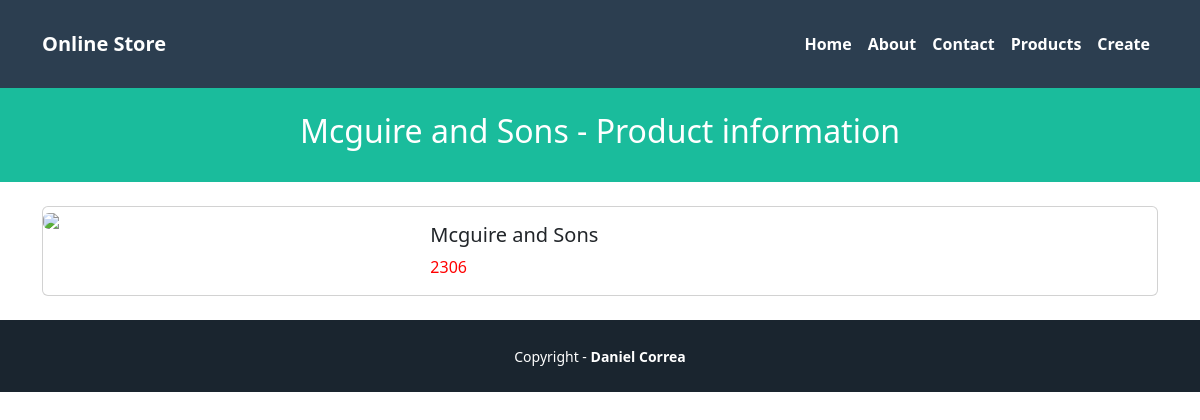
/products/1, run on an earlier commit of the app's database.
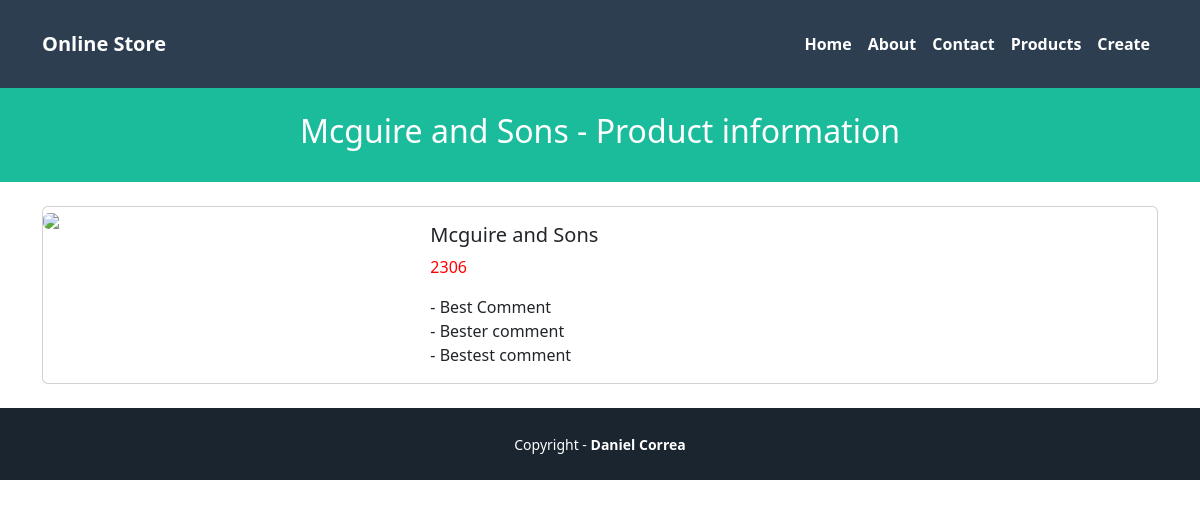
And on a later commit of the database.
### pages/models.py (models this page shows)
class Product(models.Model):
    name = models.CharField(max_length=255)
    price = models.IntegerField()
    created_at = models.DateTimeField(auto_now_add=True)
    updated_at = models.DateTimeField(auto_now=True)

class Comment(models.Model):
    product = models.ForeignKey(Product, on_delete=models.CASCADE)
    description = models.TextField()

### pages/views.py (the view)
# urls.py: path("products/<str:id>", ProductShowView.as_view(), name="show"),
class ProductShowView(View):
    template_name = "products/show.html"
    def get(self, request, id):
        try:
            product_id = int(id)
            if product_id < 1:
                raise ValueError("Product id must be 1 or greater")
            product = get_object_or_404(Product, pk=product_id)
        except (ValueError, IndexError):
            return HttpResponseRedirect(reverse("home"))
        viewData = {}
        product = get_object_or_404(Product, pk=product_id)
        viewData["title"] = product.name + " - Online Store"
        viewData["subtitle"] = product.name + " - Product information"
        viewData["product"] = product
        return render(request, self.template_name, viewData)

### pages/templates/products/show.html (shortened to what this page needs)
{% extends 'base.html' %}
{% block header_title %} {{subtitle}} {% endblock %}
{% block content %}
<div class="card mb-3">
    <div class="row g-0">
        <div class="col-md-4">
            <img src="https://static.djangoproject.com/img/logos/django-logo-positive.svg"
                class="img-fluid rounded-start">
        </div>
        <div class="col-md-8">
            <div class="card-body">
                <h5 class="card-title">
                    {{product.name}}
                </h5>
                {% if product.price > 2000 %}
                <p class="card-text" style="color: red;">{{product.price}}</p>
                {% else %}
                <p class="card-text">{{product.price}}</p>
                {% endif %}
                {% for comment in product.comment_set.all %}
                - {{ comment.description }}<br />
                {% endfor %}
            </div>
        </div>
    </div>
</div>
{% endblock %}

### pages/templates/base.html (shortened to what this page needs)
{% load static %}
<!doctype html>
<html lang="en">
<head>
    <link href="https://cdn.jsdelivr.net/npm/bootstrap@5.3.0-alpha1/dist/css/bootstrap.min.css" rel="stylesheet"
 />
    <link href="{% static 'app.css' %}" rel="stylesheet" />
</head>
<body>
    <nav class="navbar navbar-expand-lg navbar-dark bg-secondary py-4">
        <div class="container">
            <a class="navbar-brand" href="{% url 'home' %}">Online Store</a>
            <div class="collapse navbar-collapse" id="navbarNavAltMarkup">
                <div class="navbar-nav ms-auto">
                    <a class="nav-link active" href="{% url 'home' %}">Home</a>
                    <a class="nav-link active" href="{% url 'about' %}">About</a>
                    <a class="nav-link active" href="{% url 'contact' %}">Contact</a>
                    <a class="nav-link active" href="{% url 'index' %}">Products</a>
                    <a class="nav-link active" href="{% url 'form' %}">Create</a>
                </div>
            </div>
        </div>
    </nav>
    <header class="masthead bg-primary text-white text-center py-4">
        <div class="container d-flex align-items-center flex-column">
            <h2>{% block header_title %}A Django EAFIT App{% endblock %}</h2>
        </div>
    </header>
    <div class="container my-4">
        {% block content %}
        {% endblock %}
    </div>
    {% block footer %}
    <div class="copyright py-4 text-center text-white">
        <div class="container">
            <small>
                Copyright - <a class="text-reset fw-bold text-decoration-none" target="_blank"
                    href="https://twitter.com/danielgarax">
                    Daniel Correa
                </a>
            </small>
        </div>
    </div>
    {% endblock %}
</body>
</html>

### pages/static/app.css (style rules this page uses)
.bg-secondary { background-color: #2c3e50 !important; }
.copyright { background-color: #1a252f; }
.bg-primary { background-color: #1abc9c !important; }
nav { font-weight: 700; }

What changed in the data, as far as the page shows it:
added Comment: description "Best Comment"
added Comment: description "Bester comment"
added Comment: description "Bestest comment"
